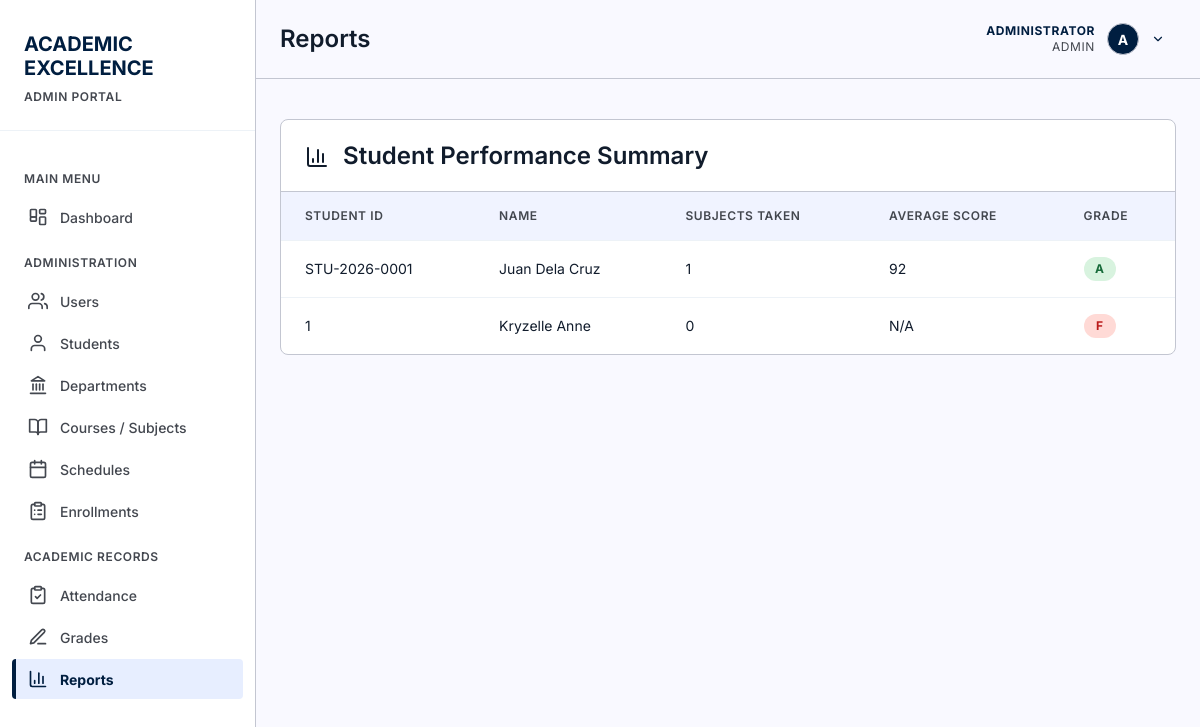
The page /pages/reports.php (signed in) on the database as committed earlier.
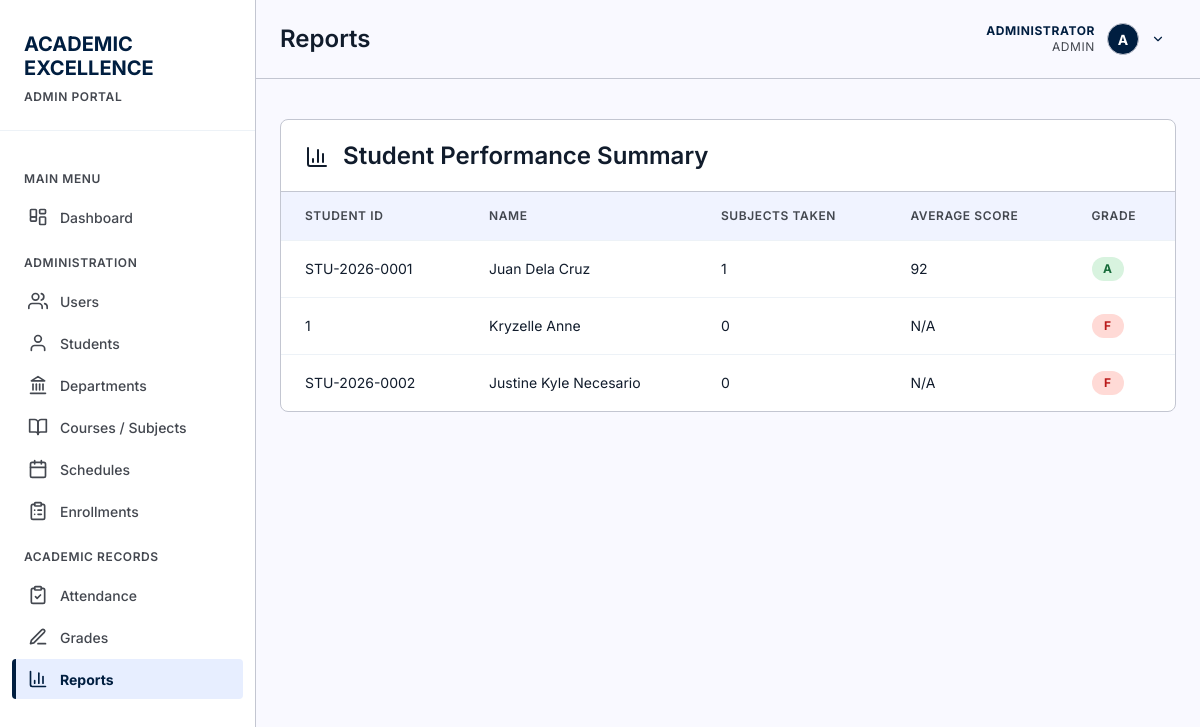
The same page on the database as committed later.
### tables this page shows
CREATE TABLE students (
        id INTEGER PRIMARY KEY AUTOINCREMENT,
        student_id TEXT UNIQUE NOT NULL,
        first_name TEXT NOT NULL,
        last_name TEXT NOT NULL,
        email TEXT,
        phone TEXT,
        date_of_birth DATE,
        gender TEXT CHECK(gender IN ('Male', 'Female', 'Other')),
        enrollment_date DATE DEFAULT CURRENT_DATE,
        status TEXT DEFAULT 'Active' CHECK(status IN ('Active', 'Inactive', 'Graduated')),
        created_at TIMESTAMP DEFAULT CURRENT_TIMESTAMP
    , user_id INTEGER REFERENCES users(id) ON DELETE SET NULL, program_id INTEGER REFERENCES programs(id) ON DELETE SET NULL, year_level INTEGER, expected_graduation_date DATE, updated_at DATETIME);

### pages/reports.php (the view, shortened to what this page needs)
<?php
$db = getDB();
$stmt = $db->query("
    SELECT
        s.id,
        s.student_id,
        s.first_name,
        s.last_name,
        COUNT(g.id) as total_subjects,
        ROUND(AVG(g.score), 2) as average_score,
        CASE
            WHEN AVG(g.score) >= 90 THEN 'A'
            WHEN AVG(g.score) >= 80 THEN 'B'
            WHEN AVG(g.score) >= 70 THEN 'C'
            WHEN AVG(g.score) >= 60 THEN 'D'
            ELSE 'F'
        END as average_grade
    FROM students s
    LEFT JOIN grades g ON s.id = g.student_id
    GROUP BY s.id
    ORDER BY average_score DESC
");
$studentGrades = $stmt->fetchAll();
?>
<?php
include '../includes/header.php';
?>
<main>
        <div class="card">
            <div class="card-header">
                <h2><?php echo icon('bar-chart', 24); ?> Student Performance Summary</h2>
            </div>
            <table>
                <thead>
                    <tr>
                        <th>Student ID</th>
                        <th>Name</th>
                        <th>Subjects Taken</th>
                        <th>Average Score</th>
                        <th>Grade</th>
                    </tr>
                </thead>
                <tbody>
                    <?php foreach ($studentGrades as $row): ?>
                    <tr>
                        <td data-label="Student ID"><?php echo $row['student_id']; ?></td>
                        <td data-label="Name"><?php echo $row['first_name'] . ' ' . $row['last_name']; ?></td>
                        <td data-label="Subjects Taken"><?php echo $row['total_subjects']; ?></td>
                        <td data-label="Average Score"><?php echo $row['average_score'] ?? 'N/A'; ?></td>
                        <td data-label="Grade">
                            <?php if ($row['average_grade']): ?>
                            <span class="grade-badge grade-<?php echo strtolower($row['average_grade']); ?>">
                                <?php echo $row['average_grade']; ?>
                            </span>
                            <?php else: ?>
                            <span>No grades</span>
                            <?php endif; ?>
                        </td>
                    </tr>
                    <?php endforeach; ?>
                </tbody>
            </table>
        </div>
    </main>
<?php include '../includes/footer.php'; ?>

Rows that differ between the two databases and show on the page:
added students: student "STU-2026-0002", first_name "Justine Kyle", last_name "Necesario", total_subjects "0", average_score "N/A", average_grade "F"
